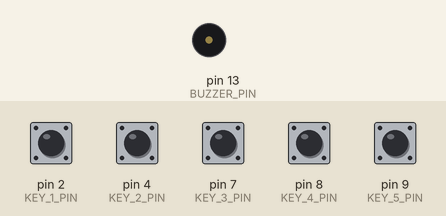
A sketch run on a simulated Arduino Uno, built with avr-gcc and run on an emulated ATmega328P. Shown: buzzer (waves = sounding). Inputs (shaded band) come from the test bench; at power-on: pin 2 (KEY_1_PIN), pin 4 (KEY_2_PIN), pin 7 (KEY_3_PIN), pin 8 (KEY_4_PIN), pin 9 (KEY_5_PIN) HIGH.

Above: at 1.2 s.
1.3 s: pin 2 (KEY_1_PIN) pulled LOW for 0.15 s
At 1.38 s:
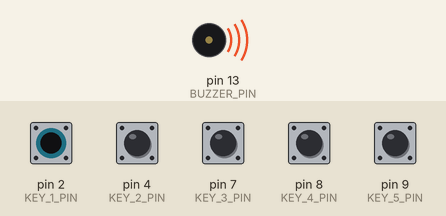
Timing chart, 0 to 4.3 s (numbered marks = the images above; inputs shaded):
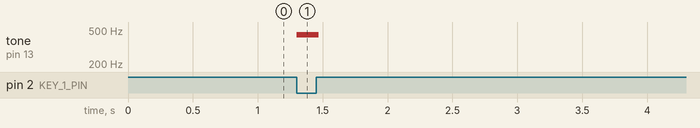

Measured:
- after the input at 1.3 s, tone on pin 13 (BUZZER_PIN): silent → 440 Hz at once, → silent 0.17 s later

The sketch:

piano.ino
```cpp
#define BUZZER_PIN 13
#define KEY_1_PIN 2
#define KEY_2_PIN 4
#define KEY_3_PIN 7
#define KEY_4_PIN 8
#define KEY_5_PIN 9

void setup() {
  // put your setup code here, to run once:
  pinMode(BUZZER_PIN, OUTPUT);
}

void loop() {
  // put your main code here, to run repeatedly:

  // read input states
  boolean keyUp1 = !digitalRead(KEY_1_PIN);
  boolean keyUp2 = !digitalRead(KEY_2_PIN);
  boolean keyUp3 = !digitalRead(KEY_3_PIN);
  boolean keyUp4 = !digitalRead(KEY_4_PIN);
  boolean keyUp5 = !digitalRead(KEY_5_PIN);

  if (keyUp1) {
    // A
    int frequency = 440;
    tone(BUZZER_PIN, frequency, 20);
  } else if (keyUp2) {
    // G
    int frequency = 392;
    tone(BUZZER_PIN, frequency, 20);
  } else if (keyUp3) {
    // F
    int frequency = 349;
    tone(BUZZER_PIN, frequency, 20);
  } else if (keyUp4) {
    // E
    int frequency = 330;
    tone(BUZZER_PIN, frequency, 20);
  } else if (keyUp5) {
    // D
    int frequency = 294;
    tone(BUZZER_PIN, frequency, 20);
  }
}
```
